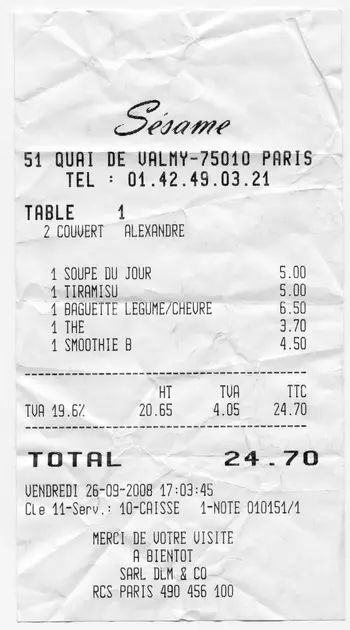
#> input picture receipt-ocr-main/input/sample_14.jpg, 350 x 630 px
$ python main.py --image ../../input/sample_14.jpg
#> lines starting #> are read from the running program, lines starting #| are printed output that depends on the picture; after the words box and inside, x2 and y2 are one past the last pixel; in counts of white or black regions, pixels touching at a corner belong together
import argparse
import os

import cv2
import imutils
import pytesseract
from imutils.perspective import four_point_transform


def main():
    parser = argparse.ArgumentParser()
    parser.add_argument(
        "-i", "--image", type=str, required=True, help="path to input image"
    )
    args = parser.parse_args()

    if not os.path.exists(args.image):
        raise Exception("The given image does not exist.")

    img_orig = cv2.imread(args.image)
#> img_orig is the input picture: shape (630, 350, 3); min 0, max 255, mean 226.9
    image = img_orig.copy()
    image = imutils.resize(image, width=500)
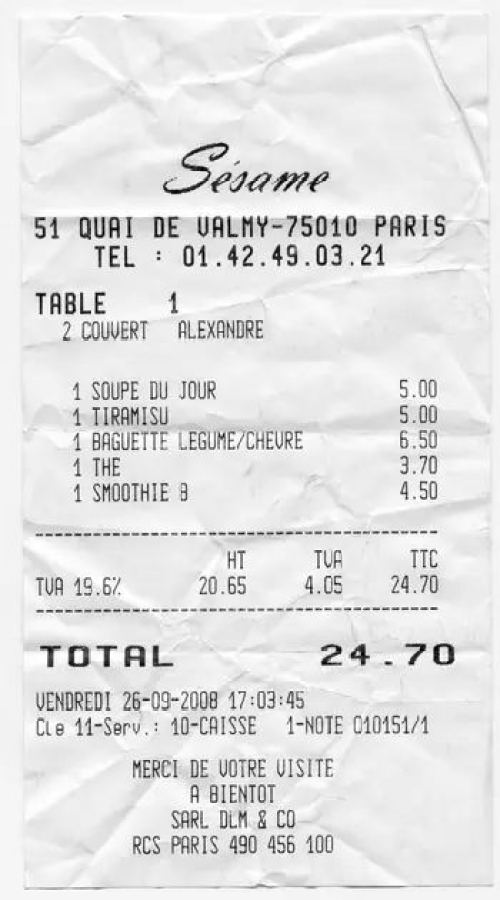
#> image: shape (900, 500, 3); min 0, max 255, mean 226.8
    ratio = img_orig.shape[1] / float(image.shape[1])
#> ratio = 0.7

    gray = cv2.cvtColor(image, cv2.COLOR_BGR2GRAY)
    blurred = cv2.GaussianBlur(
        gray,
        (
            5,
            5,
        ),
        0,
    )
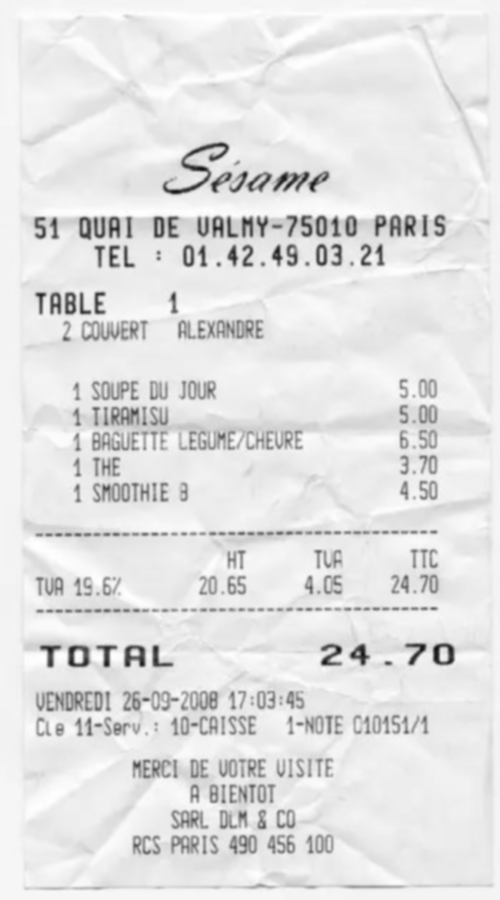
#> blurred: shape (900, 500); min 14, max 255, mean 226.8
    edged = cv2.Canny(blurred, 75, 200)
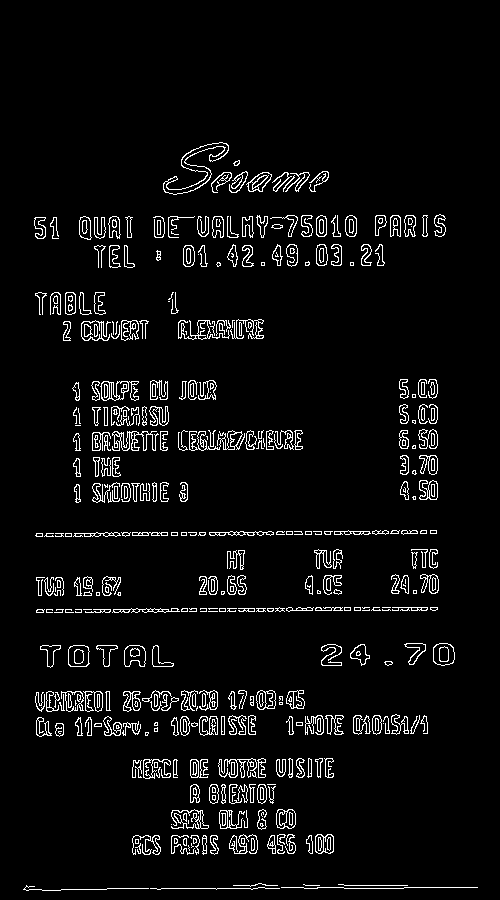
#> edged: shape (900, 500); 5% white in thin lines or dots, all inside (x1, y1, x2, y2) = (23, 142, 478, 891)

    cnts = cv2.findContours(edged.copy(), cv2.RETR_EXTERNAL, cv2.CHAIN_APPROX_SIMPLE)
#> cnts = 369 contours, 178 with area under 20; largest, box (x1, y1, x2, y2) and area: (163, 142, 229, 195) 724, (100, 381, 139, 401) 424, (68, 645, 90, 667) 406, (433, 643, 455, 666) 402, (81, 320, 111, 341) 366
    cnts = imutils.grab_contours(cnts)
    cnts = sorted(cnts, key=cv2.contourArea, reverse=True)

    receiptCnt = None
    for c in cnts:
        peri = cv2.arcLength(c, True)
        approx = cv2.approxPolyDP(c, 0.02 * peri, True)
        if len(approx) == 4:
            receiptCnt = approx
            break
#> this loop made 112 passes
#> (peri, receiptCnt) on pass 112: (52.73, [[423, 215], [422, 235], [426, 236], [427, 215]])
#> peri on passes 1 to 6: 379.8, 235.3, 78.38, 76.04, 176.6, 453.7


    if receiptCnt is None:
        raise Exception(
            (
                "Could not find receipt outline. "
                "Try debugging your edge detection and contour steps."
            )
        )

    receipt = four_point_transform(img_orig, receiptCnt.reshape(4, 2) * ratio)

    options = "--psm 6"
    text = pytesseract.image_to_string(
        cv2.cvtColor(receipt, cv2.COLOR_BGR2RGB), config=options
    )
    print("[INFO] raw output:")
    print("==================")
    print(text)
    print("\n")


if __name__ == "__main__":
    main()
#> (the call stopped at in main, `text = pytesseract.image_to_string( cv2.cvtColor(receipt, cv2.COLOR_BG..`: pytesseract is not available in this run)
